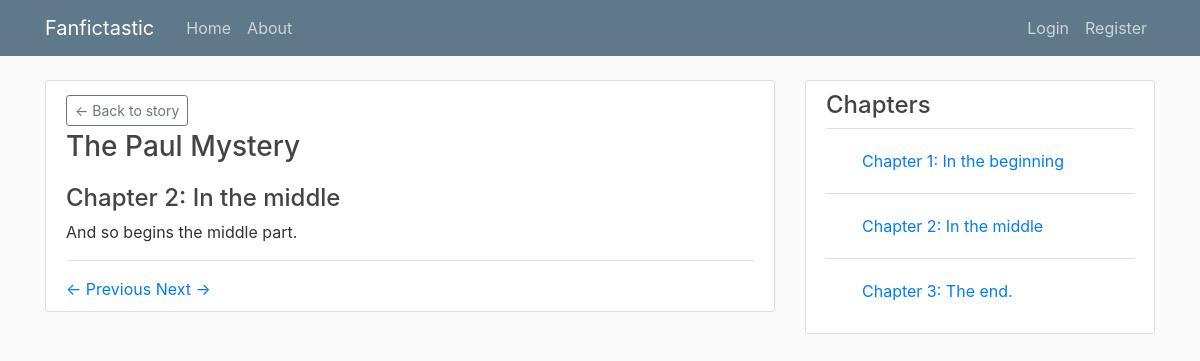
The app's page /5/chapters/2/, older data.
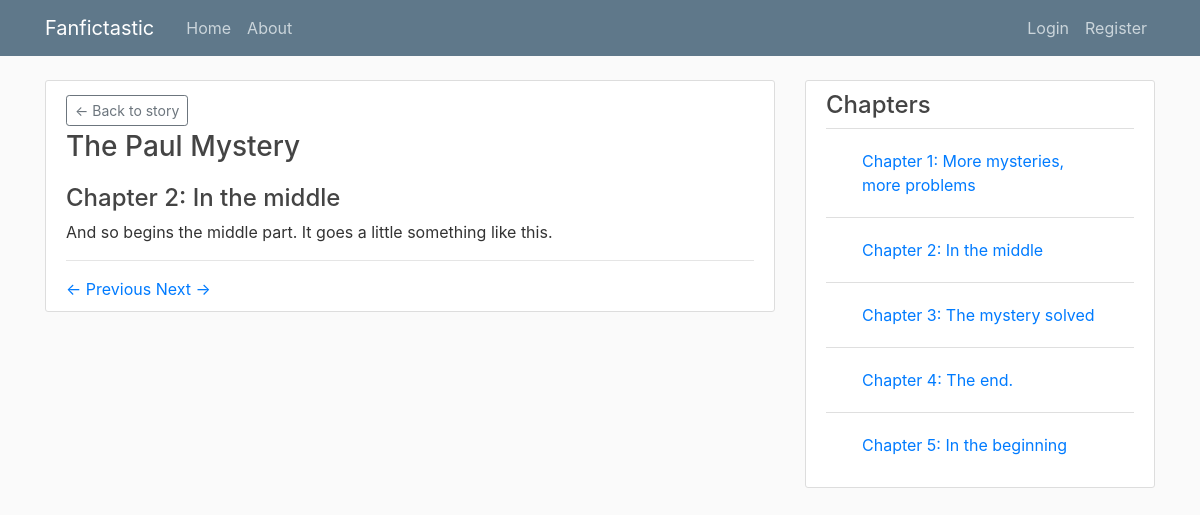
The same page, newer data.
### stories/models.py (models this page shows, shortened)
class Chapter(models.Model):
    story = models.ForeignKey(
        Story,
        related_name='chapters',
        on_delete=models.CASCADE
    )
    title = models.CharField(max_length=100)
    content = models.TextField()
    number = models.PositiveIntegerField()
    date_published = models.DateTimeField(default=timezone.now)
    class Meta:
        ordering = ['number']
        unique_together = ('story', 'number')

class Story(models.Model):
    STATUS_CHOICES = [
        ('draft', 'Draft (private)'),
        ('published', 'Published'),
    ]
    title = models.CharField(max_length=100)
    author = models.ForeignKey(User, on_delete=models.CASCADE, related_name='stories')
    summary = models.TextField(max_length=500)
    fandom = models.CharField(max_length=100)
    genre = models.ForeignKey(Genre, on_delete=models.SET_NULL, null=True, related_name='stories')
    status = models.CharField(
        max_length=20,
        choices=STATUS_CHOICES,
        default='draft'
    )
    date_published = models.DateTimeField(default=timezone.now)
    cover_image = models.ImageField(
        upload_to='covers/',
        storage=MediaCloudinaryStorage(),
        blank=True,
        null=True
    )

### stories/views.py (the view)
# urls.py: path("<int:story_id>/chapters/<int:number>/", ChapterDetailView.as_view(), name="chapter-detail"),
class ChapterDetailView(DetailView):
    model = Chapter
    template_name = "stories/chapter_detail.html"
    def get_object(self):
        story_id = self.kwargs["story_id"]
        number = self.kwargs["number"]
        return get_object_or_404(
            Chapter,
            story_id=story_id,
            number=number
        )
    def get_context_data(self, **kwargs):
        context = super().get_context_data(**kwargs)
        context['title'] = f"{self.object.story.title} - Chapter {self.object.number}: {self.object.title}"
        return context

### stories/templates/stories/chapter_detail.html (shortened to what this page needs)
{% extends "stories/base.html" %}
{% block content %}
<div class="content-section">
<a class="btn btn-outline-secondary btn-sm mt-1 mb-1" href="{% url 'story-detail' object.story.id %}">
      ← Back to story
    </a>
<h1> <a class="article-title" href="{% url 'story-detail' object.story.id %}">{{ object.story.title }}</a></h1>
<h2>Chapter {{ object.number }}: {{ object.title }}</h2>
<div>
  {{ object.content|linebreaks }}
</div>
<hr>
<nav>
  {% if object.number > 1 %}
    <a href="{% url 'chapter-detail' object.story.id object.number|add:'-1' %}">
      ← Previous
    </a>
  {% endif %}
  {% if object.number < object.story.chapters.count %}
    <a href="{% url 'chapter-detail' object.story.id object.number|add:'1' %}">
      Next →
    </a>
  {% endif %}
</nav>
</div>
{% endblock content %}
{% block sidebar %}
<div class="content-section">
        <h2>Chapters</h2>
        <ul class="list-group list-group-flush">
            {% for chapter in object.story.chapters.all %}
            <li class="list-group-item">
                <a class="nav-item nav-link" href="{% url 'chapter-detail' object.story.id chapter.number %}">
                    Chapter {{ chapter.number }}: {{ chapter.title }}
                </a>
            </li>
            {% empty %}
            <li>No chapters yet.</li>
            {% endfor %}
        </ul>
</div>
{% endblock %}

### stories/templates/stories/base.html (shortened to what this page needs)
{% load static %}
<!DOCTYPE html>
<html lang="en">
<head>
  <link rel="stylesheet" href="https://maxcdn.bootstrapcdn.com/bootstrap/4.0.0/css/bootstrap.min.css"
>
  <link rel="stylesheet" type="text/css" href="{% static 'stories/main.css' %}">
</head>
<body>
  <header class="site-header">
    <nav class="navbar navbar-expand-md navbar-dark bg-steel fixed-top">
      <div class="container">
        <a class="navbar-brand mr-4" href="{% url 'stories-home' %}">Fanfictastic</a>
        <div class="collapse navbar-collapse" id="navbarToggle">
          <div class="navbar-nav mr-auto">
            <a class="nav-item nav-link" href="{% url 'stories-home' %}">Home</a>
            <a class="nav-item nav-link" href="{% url 'stories-about' %}">About</a>
          </div>
          <div class="navbar-nav">
            {% if user.is_authenticated %}
            <a class="nav-link" href="{% url 'mails:mailbox' %}">Mailbox</a>
            {% if request.user.is_staff %}
            <a class="nav-item nav-link" href="{% url 'admin:index' %}">Admin Dashboard</a>
            {% endif %}
            <a class="nav-item nav-link" href="{% url 'story-create' %}">New story</a>
            <a class="nav-item nav-link" href="{% url 'profile' %}">My account</a>
            <form action="{% url 'logout' %}" method="POST" class="form-inline">
              {% csrf_token %}
              <button type="submit" class="btn btn-link nav-item nav-link py-0">Logout</button>
            </form>
            {% else %}
            <a class="nav-item nav-link" href="{% url 'login' %}">Login</a>
            <a class="nav-item nav-link" href="{% url 'register' %}">Register</a>
            {% endif %}
          </div>
        </div>
      </div>
    </nav>
  </header>
  <main role="main" class="container">
    <div class="row">
      <div class="col-md-8">
        {% block content %}
        {% endblock %}
      </div>
      <div class="col-md-4">
        {% block sidebar %}{% endblock %}
      </div>
    </div>
  </main>
</body>
</html>

### stories/static/stories/main.css (style rules this page uses)
body { background: #fafafa; color: #333333; margin-top: 5rem; }
h1, h2, h3, h4, h5, h6 { color: #444444; }
h1 { font-size: 28px; padding-bottom: 12px; }
h2 { font-size: 24px; }
ul { margin: 0; }
.bg-steel { background-color: #5f788a; }
.site-header .navbar-nav .nav-link { color: #cbd5db; }
.content-section { background: #ffffff; padding: 10px 20px; border: 1px solid #dddddd; border-radius: 3px; margin-bottom: 20px; }
.article-title { color: #444444; }

Row changes from the older to the newer data that the page shows:
changed Chapter "In the middle": content "And so begins the middle part." → "And so begins the middle part. It goes a little something like this."
added Chapter: number "1", title "More mysteries, more problems"
added Chapter: number "3", title "The mystery solved"
changed Chapter "The end.": number "3" → "4"
changed Chapter "In the beginning": number "1" → "5"; moves down the list
